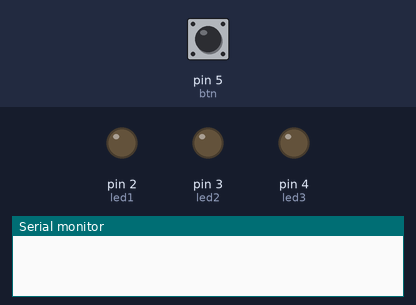
This sketch was run on a simulated Arduino Uno, built with avr-gcc and run on an emulated ATmega328P. On the bench: output pins drawn as LEDs (lit = HIGH), the last lines printed to the serial monitor. The test bench sets the inputs (shaded band); at power-on: pin 5 (btn) HIGH.

Above: at 1.2 s.
1.3 s: pin 5 (btn) pulled LOW for 0.15 s
At 2.2 s:
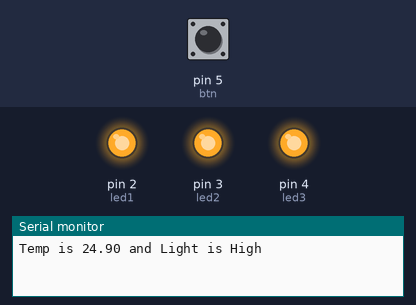
Timing chart, 0 to 4.3 s (numbered marks = the images above; inputs shaded):
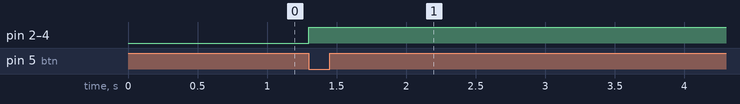

Measured:
- after the input at 1.3 s, pin 2 (led1), pin 3 (led2), pin 4 (led3): LOW → HIGH at once

The sketch:

14_Sensor.ino
```cpp
int cds = A0;
int temp = A1;

int btn = 5;
int led1 = 2;
int led2 = 3;
int led3 = 4;

int cdsValue = 0;
int btn_status = LOW;
float tempValue = 0;

void setup() {
  Serial.begin(9600);
  pinMode(btn, INPUT_PULLUP);
  pinMode(cds, INPUT_PULLUP);
  pinMode(led1, OUTPUT);
  pinMode(led2, OUTPUT);
  pinMode(led3, OUTPUT);
}

void loop() {
  if(!digitalRead(btn) && btn_status==LOW)
  {
    btn_status=HIGH;
    cdsValue=analogRead(cds);
    tempValue=(analogRead(temp));
    Serial.print("Temp is ");
    Serial.print((5.0*tempValue*100)/1024.0);
    Serial.print(" and Light is ");
    if(cdsValue <= 150)
    {
      Serial.println("Off");
      digitalWrite(led1, LOW);
      digitalWrite(led2, LOW);
      digitalWrite(led3, LOW);
    }
    else if(cdsValue <= 300)
    {
      Serial.println("Low");
      digitalWrite(led1, HIGH);
      digitalWrite(led2, LOW);
      digitalWrite(led3, LOW);
    }
    else if(cdsValue <= 500)
    {
      Serial.println("Medium");
      digitalWrite(led1, HIGH);
      digitalWrite(led2, HIGH);
      digitalWrite(led3, LOW);
    }
    else
    {
      Serial.println("High");
      digitalWrite(led1, HIGH);
      digitalWrite(led2, HIGH);
      digitalWrite(led3, HIGH);
    }
  }
  if(!digitalRead(btn)==LOW)
    btn_status=LOW;
  delay(100);
}
```
